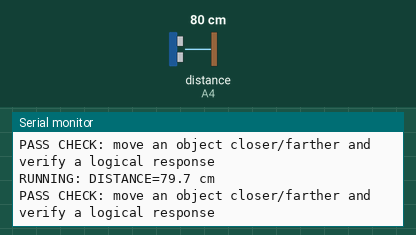
The sketch below on a simulated Arduino Uno, built with avr-gcc and run on an emulated ATmega328P. On the bench: the last lines printed to the serial monitor. Wiring (inferred from the names in the program): ultrasonic range finder: trigger pin 8; echo A4. The test bench sets the inputs (shaded band); at power-on: distance to the obstacle (sensor on A4) 80 cm. The echo pulse lasts 58.3 µs per cm.

Above: at 1.4 s.
1.5 s: distance to the obstacle (sensor on A4) set to 2 cm
At 1.75 s:
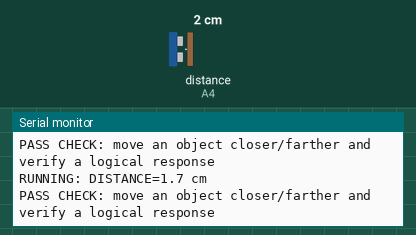
3.0 s: distance to the obstacle (sensor on A4) set to 4 cm
At 3.27 s:
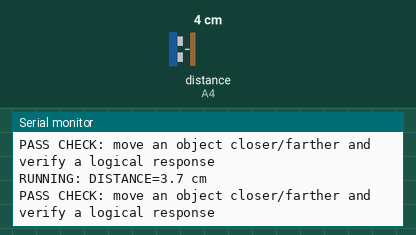
Timing chart, 0 to 6.0 s (numbered marks = the images above; inputs shaded):
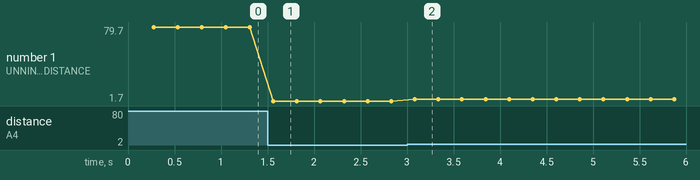

The sketch:

03_ultrasonic_hcsr04_test.ino
```cpp
/*
  03_ultrasonic_hcsr04_test
  Isolated acceptance test for HC-SR04.
*/

#define TRIG_PIN 8
#define ECHO_PIN A4

const unsigned long ECHO_TIMEOUT_US = 30000UL;

void printIntro() {
  Serial.println(F("START: 03_ultrasonic_hcsr04_test"));
  Serial.println(F("PART: HC-SR04 ultrasonic sensor"));
  Serial.println(F("PINS: TRIG=D8, ECHO=A4"));
  Serial.println(F("POWER: USB is enough for this sensor-only test"));
  Serial.println(F("PASS CHECK: real distance changes with target movement, NO_ECHO is separated from valid range"));
  Serial.println(F("FAIL SYMPTOM: fixed values, noisy jumps, always 0, always timeout"));
  Serial.println();
}

long readEchoDuration() {
  digitalWrite(TRIG_PIN, LOW);
  delayMicroseconds(3);
  digitalWrite(TRIG_PIN, HIGH);
  delayMicroseconds(10);
  digitalWrite(TRIG_PIN, LOW);

  return pulseIn(ECHO_PIN, HIGH, ECHO_TIMEOUT_US);
}

void setup() {
  Serial.begin(115200);

  pinMode(TRIG_PIN, OUTPUT);
  pinMode(ECHO_PIN, INPUT);
  digitalWrite(TRIG_PIN, LOW);

  delay(250);
  printIntro();
}

void loop() {
  long duration = readEchoDuration();

  if (duration == 0) {
    Serial.println(F("RUNNING: NO_ECHO (timeout)"));
  } else {
    float distanceCm = duration * 0.0343f * 0.5f;

    if (distanceCm > 400.0f) {
      Serial.print(F("RUNNING: OUT_OF_RANGE > 400 cm, measured="));
      Serial.print(distanceCm, 1);
      Serial.println(F(" cm"));
    } else {
      Serial.print(F("RUNNING: DISTANCE="));
      Serial.print(distanceCm, 1);
      Serial.println(F(" cm"));
    }
  }

  Serial.println(F("PASS CHECK: move an object closer/farther and verify a logical response"));
  delay(250);
}
```

Measured:
- after the input at 1.5 s, the serial monitor: prints a new line after 0.06 s (image 1)
- after the input at 3.0 s, the serial monitor: prints a new line after 0.08 s (image 2)
- plotted number 1: 79.7 → 1.7 after the input at 1.5 s, 1.7 → 3.7 after the input at 3.0 s
